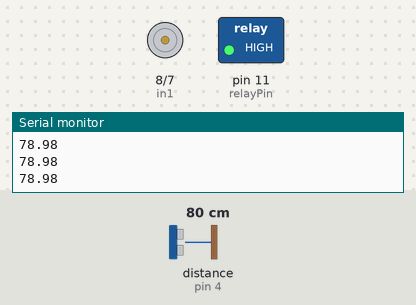
Simulated run of this sketch. Board: Arduino Uno, built with avr-gcc and run on an emulated ATmega328P. Parts: motor-driver pin pairs drawn as motors (green arrow = first pin HIGH = forward, orange = second pin HIGH = backward, longer = more drive, scaled by the enable pin), switched loads named in the sketch (green lamp = pin HIGH), the last lines printed to the serial monitor. Wiring (inferred from the names in the program): ultrasonic range finder: trigger pin 3; echo pin 4. The inputs (shaded band) are chosen by the test bench; at power-on: distance to the obstacle (sensor on pin 4) 80 cm. The echo pulse lasts 58.3 µs per cm; pins used as bus, display or sensor lines are not drawn.

Above: at 1.2 s.
1.3 s: distance to the obstacle (sensor on pin 4) set to 15 cm
2.8 s: distance to the obstacle (sensor on pin 4) set to 12 cm
At 4.0 s:
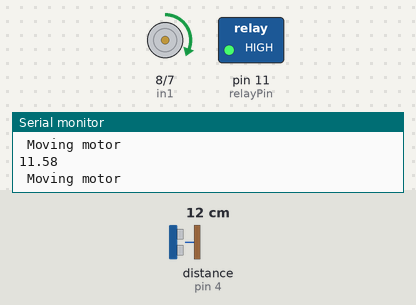
4.3 s: distance to the obstacle (sensor on pin 4) set to 5 cm
5.8 s: distance to the obstacle (sensor on pin 4) set to 2 cm
At 6.8 s:
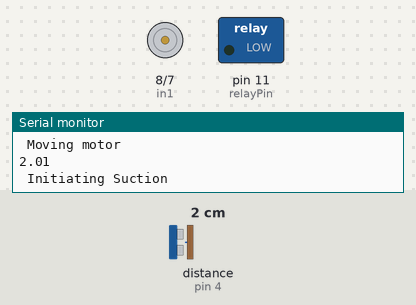
At 11.8 s:
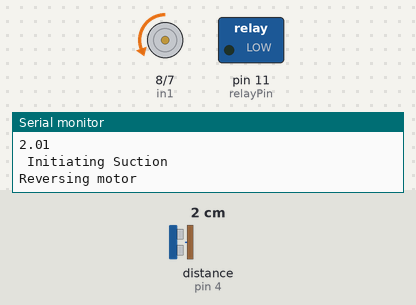
Timing chart, 0 to 22.3 s (numbered marks = the images above; inputs shaded):
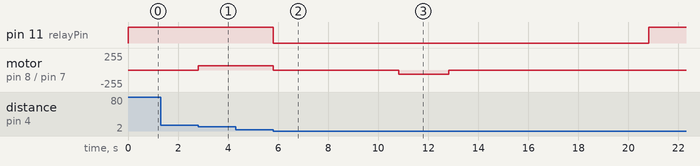

The sketch:

Robotic_Mechanism.ino
```cpp
const int trigPin = 3;
const int echoPin = 4;
const int relayPin = 11;
// Motor A connections
int enA = 9;
int in1 = 8;
int in2 = 7;
//define sound velocity in cm/uS
#define SOUND_VELOCITY 0.034
#define MAX_DIST 13.00
#define CONTACT_DIST 3.0
long duration;
float dist;

void setup() {
  Serial.begin(115200); // Starts the serial communication
  pinMode(trigPin, OUTPUT); // Sets the trigPin as an Output
  pinMode(echoPin, INPUT); // Sets the echoPin as an Input

	// Set all the motor control pins to outputs
	pinMode(enA, OUTPUT);
	pinMode(in1, OUTPUT);
	pinMode(in2, OUTPUT);

	// Turn off motors - Initial state
	digitalWrite(in1, LOW);
	digitalWrite(in2, LOW);

  //Sets the relay pin for the suction pump as Output
  pinMode(relayPin, OUTPUT);
  digitalWrite(relayPin,HIGH);
}

void initiateSuction(){
  Serial.println(" Initiating Suction");
  //starts the suction when relay is LOW
  digitalWrite (relayPin,LOW);
  delay(5000);
  reverseMotor();
  //Stops the suction when relay is HIGH
  delay(8000);
  digitalWrite(relayPin,HIGH);
  delay(5000);
  motorReset();
  delay(8000);
}

void reverseMotor(){
  Serial.println("Reversing motor");
  analogWrite(enA, 64);
	// Turn on ccw direction
	digitalWrite(in1, LOW);
	digitalWrite(in2, HIGH);
  delay(2000);
  stopMotor();
}

void motorReset(){
  analogWrite(enA, 64);
	// Turn on cw direction
	digitalWrite(in1, HIGH);
	digitalWrite(in2, LOW);
  delay(2000);
  stopMotor();
  reverseMotor();
}

void moveMotor(){
  Serial.println(" Moving motor");
  // Set motors to maximum speed (0 to 255)
	analogWrite(enA, 64);
	// Turn on cw direction
	digitalWrite(in1, HIGH);
	digitalWrite(in2, LOW);
	delay(500);
}

void stopMotor(){
	digitalWrite(in1, LOW);
	digitalWrite(in2, LOW);
}

  float triggerSensor(){
    digitalWrite(trigPin, LOW);
    delayMicroseconds(2);
    digitalWrite(trigPin, HIGH);
    delayMicroseconds(10);
    digitalWrite(trigPin, LOW);
    duration = pulseIn(echoPin, HIGH);
    dist = duration * SOUND_VELOCITY/2;
    return dist;
  }

void loop() {
  float dist = triggerSensor();
  if(dist > MAX_DIST){
    Serial.println(dist);
    stopMotor();
    //do nothing
  }
  else if(dist <= MAX_DIST && dist > CONTACT_DIST){
    Serial.println(dist);
    moveMotor();
  }
  else if(dist <= CONTACT_DIST && dist > 0.00){
    Serial.println(dist);
    stopMotor();
    initiateSuction();
  }
}
```

Measured:
- the behaviour switches between 14 and 13 cm on distance to the obstacle (sensor on pin 4) (found by bisection; images 0 and 1)
- the behaviour switches between 4 and 3 cm on distance to the obstacle (sensor on pin 4) (found by bisection; images 1 and 2)
- after the input at 2.8 s, motor on pin 8 (in1) / pin 7 (in2): stopped → forward 64/255 at once
- after the input at 5.8 s, pin 11 (relayPin): HIGH → LOW at once, → HIGH 15.0 s later; motor on pin 8 (in1) / pin 7 (in2): forward 64/255 → stopped at once, → backward 64/255 5.0 s later, → stopped 2.0 s later
